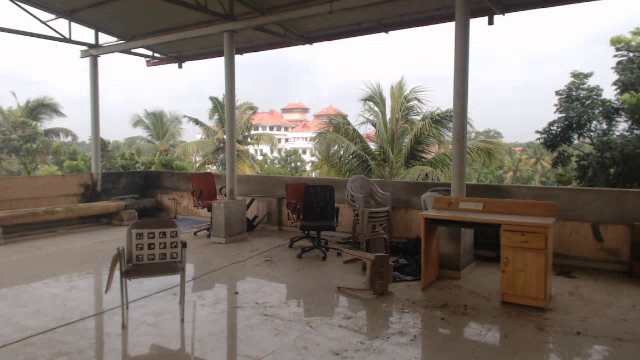
//> input picture frame 90 of sift_video_stitch/sift_gpu/markerVid/right.mp4, 640 x 360 px, given in place of center.mp4, which was not available
$ ./sift_warp   (built with g++ and OpenCV 4)
//> lines starting //> are read from the running program, lines starting //| are printed output that depends on the picture; pictures that were not available may be replaced by others from this repository, and a replacement may not be noted
### sift_video_stitch/sift_cpu/headers/homographer.h
#include <opencv4/opencv2/opencv.hpp>
#include <opencv4/opencv2/features2d.hpp>
#include <bits/stdc++.h>

// transformation imports
#include <glm/ext/matrix_transform.hpp>
#include <glm/fwd.hpp>
#include <glm/glm.hpp>
#include <glm/gtc/matrix_transform.hpp>
#include <glm/gtc/type_ptr.hpp>
#include <glm/gtx/string_cast.hpp>
#include <string>

class Homography{
    public:
        void print(cv::Mat img){
            int l = img.rows;
            int b = img.cols;

            for(int i = 0; i < l; i++){
                for(int j = 0; j < l; j++){
                    std::cout << img.at<double>(i, j) << " ";
                }
                std::cout << "\n";
            }
        }

        std::vector<cv::DMatch> LowesRatioClean(std::vector<std::vector<cv::DMatch>> rawmatches){
            std::vector<cv::DMatch> goodMatches;

            double ratio = 0.8;
            for(auto match : rawmatches){
                if(match[0].distance < ratio * match[1].distance) {
                    goodMatches.push_back(match[0]);
                }
            }
            return goodMatches;
        }

        cv::Mat inputFrame(cv::Mat img1, cv::Mat img2){

            cv::Ptr<cv::SIFT> sift = cv::SIFT::create();
            cv::Mat des1, des2;
            std::vector<cv::KeyPoint> kp1, kp2;

            sift->detect(img1, kp1);
            sift->compute(img1,kp1, des1);
            sift->detect(img2, kp2);
            sift->compute(img2,kp2, des2);

            cv::Mat keypoints1;
            cv::Mat keypoints2;

            cv::drawKeypoints(img1, kp1, keypoints1);
            cv::drawKeypoints(img2, kp2, keypoints2);

            cv::imwrite("./output_images/keypoints/keypoint1.png", keypoints1);
            cv::imwrite("./output_images/keypoints/keypoint2.png", keypoints2);

            cv::BFMatcher matcher(cv::NORM_L2);
            std::vector<std::vector<cv::DMatch>> knnmatches;

            int k = 2;
            matcher.knnMatch(des1, des2, knnmatches, k);

            cv::Mat rawmatches_img;
            cv::drawMatches(img1, kp1, img2, kp2, knnmatches, rawmatches_img);

            double ratio = 0.7;
            std::vector<cv::DMatch> goodmatches = LowesRatioClean(knnmatches);
            std::vector<cv::Point2f> goodkp1, goodkp2;

            for(auto match : goodmatches){
                goodkp1.push_back(kp1[match.queryIdx].pt);
                goodkp2.push_back(kp2[match.trainIdx].pt);
            }

            cv::Mat Homography = cv::findHomography(goodkp1, goodkp2, cv::RANSAC);

            print(Homography);
            std::cout << "Homography done\n";
            std::cout << Homography << "\n";

            return Homography;
        }
};

### sift_video_stitch/sift_cpu/sift_warp.cpp
#include <bits/stdc++.h>
#include <opencv2/core/cuda.hpp>
#include <opencv2/cudafeatures2d.hpp>
#include <opencv2/cudaimgproc.hpp>
#include <opencv2/cudawarping.hpp>
#include <opencv2/opencv.hpp>
#include <opencv2/stitching/detail/warpers.hpp>
#include <time.h>
#include <opencv4/opencv2/opencv.hpp>
#include <opencv4/opencv2/features2d.hpp>
#include "./headers/homographer.h"


cv::Mat shiftFrame(cv::Mat image, int x, int y) {
  cv::Mat shift = (cv::Mat_<double>(3, 3) << 1, 0, x, 0, 1, y, 0, 0, 1);
  cv::Size_<int> mask_size(1280, 720);
  cv::warpPerspective(image, image, shift, mask_size * 2);
  return image;
}

int main(){
    cv::VideoCapture video1("./fingvideos/center.mp4");
    cv::VideoCapture video2("./fingvideos/right.mp4");

    cv::Mat Frame1;
    cv::Mat Frame2;


    // [4 lines of commented-out code are left out]
    Homography h1estimator;

    bool isFrame1Active = video1.read(Frame1);
//> Frame1 is the input picture: 360 rows x 640 cols, CV_8UC3; mean B, G, R 114.6, 122.1, 130.5
    bool isFrame2Active = video2.read(Frame2);
    int shift_x = Frame2.size().width;
//> shift_x = 640
    int shift_y = 100;
    Frame2 = shiftFrame(Frame2, shift_x, shift_y);
//> in shiftFrame, `cv::warpPerspective(image, image, shift, mask_size * 2);`:
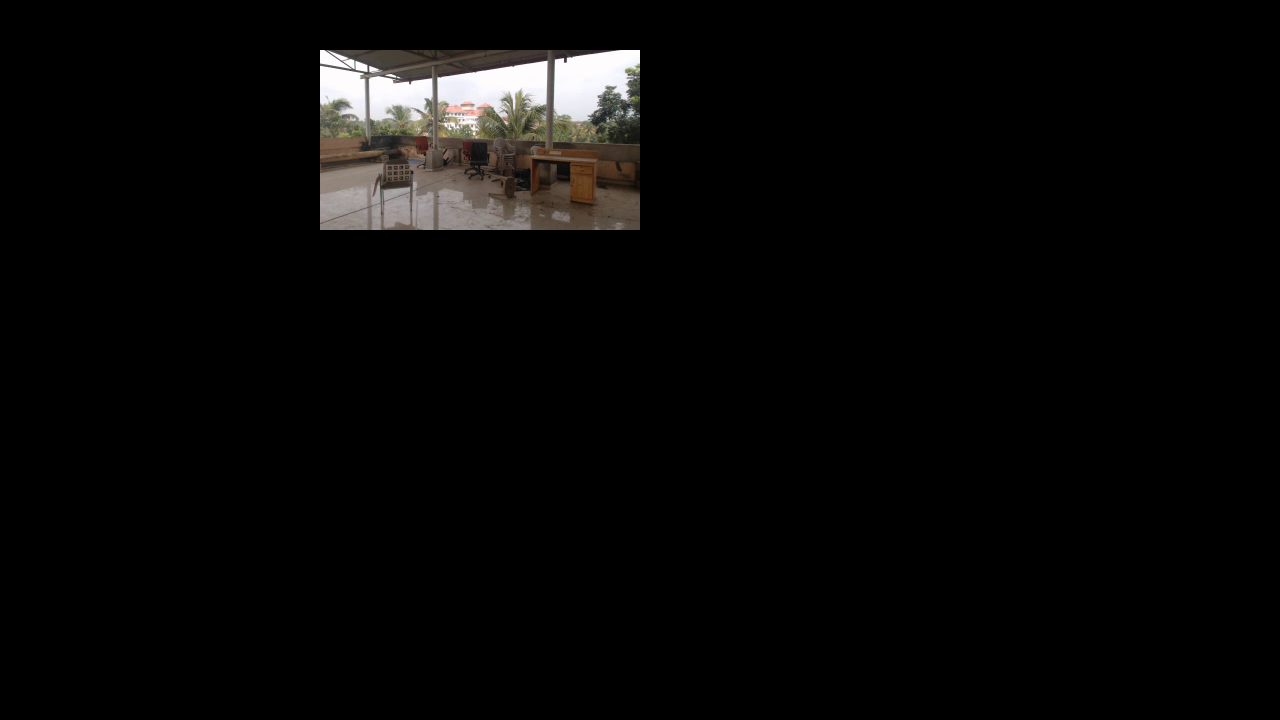
//> image: 1440 rows x 2560 cols, CV_8UC3 (shown at 1/2 size); mean B, G, R 7.2, 7.6, 8.2

    std::cout << "caliberation and estimating homography ... \n";
    cv::Mat h1 = h1estimator.inputFrame(Frame1, Frame2);
//> in inputFrame, `sift->detect(img1, kp1);`: kp1 = 1243 keypoints; strongest (x, y, size): (491, 22, 4.2), (156, 55, 2.4), (150, 53, 3.1), (105, 39, 7.6)
//> in inputFrame, `sift->detect(img2, kp2);`: kp2 = 1291 keypoints; strongest (x, y, size): (1183, 163, 103.9), (692, 167, 84.2), (650, 112, 16.6), (1263, 116, 25.9)
//> in inputFrame, `cv::drawKeypoints(img1, kp1, keypoints1);`:
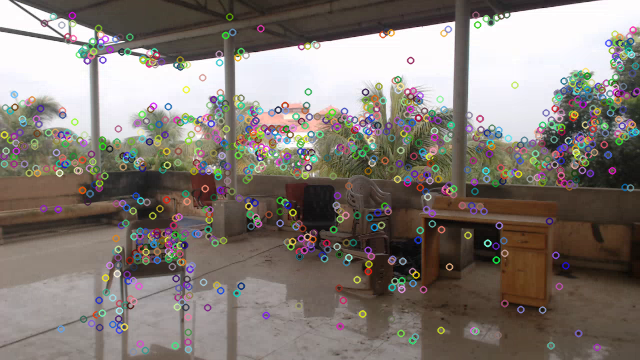
//> keypoints1: 360 rows x 640 cols, CV_8UC3; mean B, G, R 116.4, 122.8, 130.8
//> in inputFrame, `matcher.knnMatch(des1, des2, knnmatches, k);`: knnmatches = 1243 matches
//> in inputFrame, `cv::drawMatches(img1, kp1, img2, kp2, knnmatches, rawmatches_img);`:
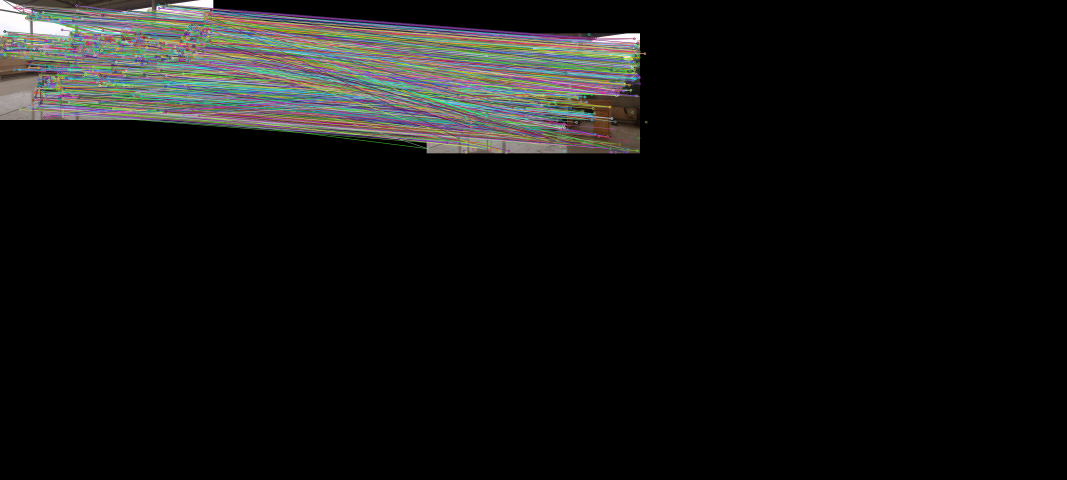
//> rawmatches_img: 1440 rows x 3200 cols, CV_8UC3 (shown at 1/3 size); mean B, G, R 18.1, 19, 18.8
//> after the loop in LowesRatioClean, `for(auto match : rawmatches)`: goodMatches = 1195 matches
//> after the loop in inputFrame, `for(auto match : goodmatches)`: goodkp1 = 1195 Points (x, y), first 12: [3.99, 134.3], [10.13, 139.6], [13.51, 156.4], [13.71, 136], [13.87, 94.13], [13.87, 94.13], [14.41, 106.8], [15.52, 142.6], [19.43, 132], [19.43, 132], [19.43, 132], [21.19, 145.1]; goodkp2 = 1195 Points (x, y), first 12: [860, 289.7], [650.1, 239.6], [653.5, 256.4], [653.7, 236], [653.9, 194.1], [653.9, 194.1], [654.4, 206.8], [655.5, 242.6], [659.4, 232], [659.4, 232], [659.4, 232], [661.2, 245.1]
//> in inputFrame, `cv::Mat Homography = cv::findHomography(goodkp1, goodkp2, cv::RANSAC);`: Homography = [[1, -7.66e-05, 640], [-1.57e-05, 1, 100], [-2.65e-08, -8.64e-08, 1]]
//| [0.9999522872061642, -7.660807725041546e-05, 640.0053538430585;
//|  -1.567414358395233e-05, 0.999926676706386, 100.0114207865715;
//|  -2.654809210638439e-08, -8.640693226117293e-08, 1]
//> h1 has the same summary as Homography in inputFrame
    // h1.convertTo(h1, CV_32F);
    // cv::Mat homoMatrixRInvNorm = descaleMatrix * h1 * scale1Matrix;

    // start = clock();
    bool running = true;
    int interation_count = 1;

    double avgFPS = 0;
    double avgExecutionTime = 0;
    try{
        while(running){
            const auto renderTimeStart = std::chrono::high_resolution_clock::now();
            // online phase start
            video1 >> Frame1;
            video2 >> Frame2;

            cv::Mat transformedFrameLeft;
            Frame2 = shiftFrame(Frame2, shift_x, shift_y);
            cv::warpPerspective(Frame1, transformedFrameLeft, h1, Frame2.size());


            // image addion
            cv::Mat LeftFrame;
            cv::Mat RightFrame = Frame2;
            cv::subtract(transformedFrameLeft, Frame2, LeftFrame);
//> LeftFrame: 1440 rows x 2560 cols, CV_8UC3; every value is 0
            cv::Mat result;
            cv::add(LeftFrame, RightFrame, result);
            interation_count++;
            // removing excess mask
            cv::Rect ROI(0, 300, Frame2.size().width, 500);
//> ROI = Rect(0, 300, 2560, 500)
            result = result(ROI);
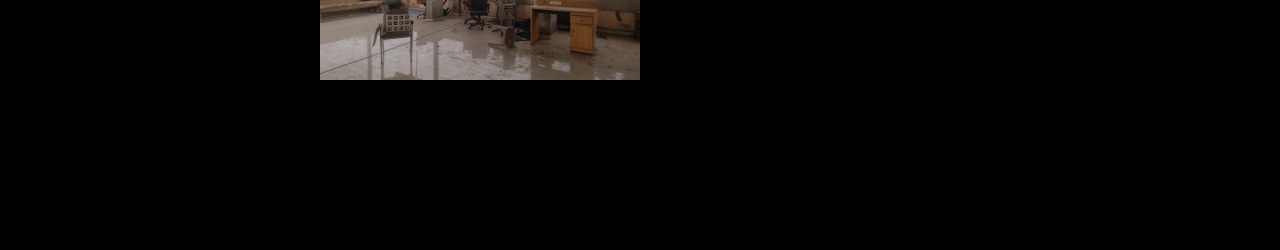
//> result: 500 rows x 2560 cols, CV_8UC3 (shown at 1/2 size); mean B, G, R 6.3, 7.1, 8.1
            try{
                cv::imshow("result", result);
                const auto renderTimeEnd = std::chrono::high_resolution_clock::now();
                const auto renderTimeMs = std::chrono::duration_cast<std::chrono::milliseconds>(renderTimeEnd-renderTimeStart).count();

                std::cout << "Total Time taken for rendering (s): " << (float)(renderTimeMs / 1000.0) << "\n" ;
                std::cout << "Frames Per Second (FPS): " << (float) (1000.0 / (renderTimeMs)) << "\n" ;
            }catch(const std::exception &e){
                break;
            }
            int key = cv::waitKey(10);
//> the 'q' key is pressed
            if (key == 'q' || key == 27) { // 'q' key or Esc key (27) to exit
                running = false;
            }
        }
    }catch (const std::exception &e){
    }

    video1.release();
    video2.release();
    cv::destroyAllWindows();
}

$ run again, starting later in the video
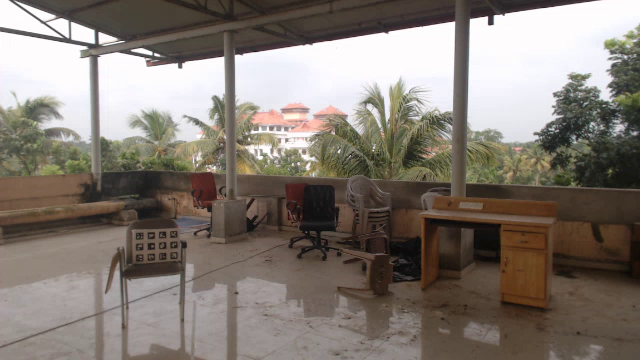
//> input picture frame 405 of sift_video_stitch/sift_gpu/markerVid/right.mp4, 640 x 360 px, given in place of center.mp4, which was not available
//> Frame1 is the input picture: 360 rows x 640 cols, CV_8UC3; mean B, G, R 114.8, 122.8, 131.4
//> kp1 = 1276 keypoints; strongest (x, y, size): (491, 22, 4.2), (156, 55, 2.4), (150, 53, 3.1), (105, 39, 7.6)
//> kp2 = 1322 keypoints; strongest (x, y, size): (1182, 163, 103.5), (692, 167, 83.9), (650, 112, 16.6), (1261, 117, 27.5)
//> in inputFrame, `cv::drawKeypoints(img1, kp1, keypoints1);`:
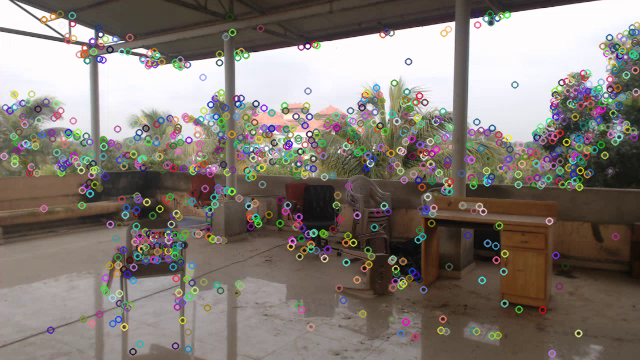
//> keypoints1: 360 rows x 640 cols, CV_8UC3; mean B, G, R 116.6, 123.4, 131.6
//> knnmatches = 1276 matches
//> in inputFrame, `cv::drawMatches(img1, kp1, img2, kp2, knnmatches, rawmatches_img);`:
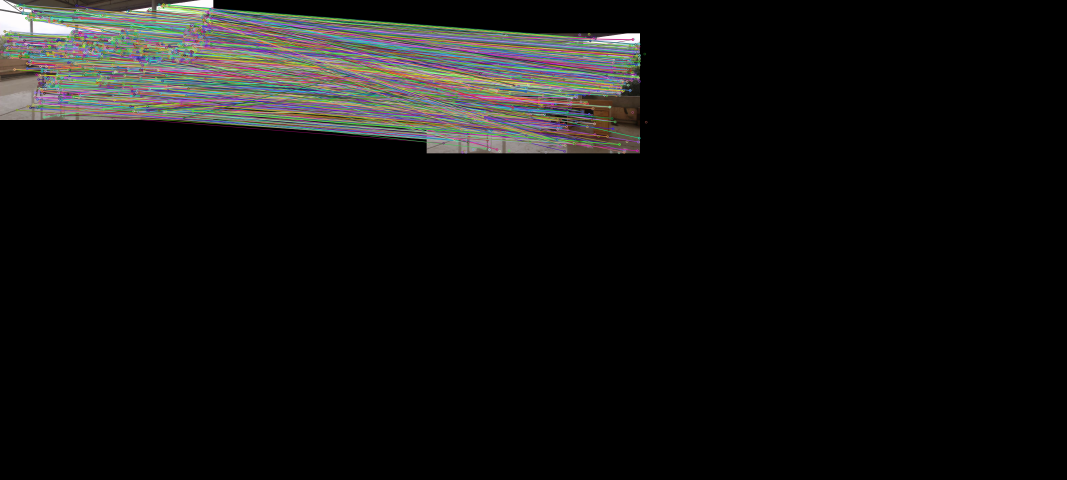
//> rawmatches_img: 1440 rows x 3200 cols, CV_8UC3 (shown at 1/3 size); mean B, G, R 17.6, 18.4, 18.6
//> after the loop in LowesRatioClean, `for(auto match : rawmatches)`: goodMatches = 1226 matches
//> after the loop in inputFrame, `for(auto match : goodmatches)`: goodkp1 = 1226 Points (x, y), first 12: [13.47, 135.9], [14.06, 94.15], [14.06, 94.15], [14.12, 156], [14.46, 106.7], [14.46, 106.7], [16.64, 142.3], [18.44, 103.9], [18.44, 103.9], [18.48, 131.7], [18.48, 131.7], [21.7, 145.1]; goodkp2 = 1226 Points (x, y), first 12: [653.5, 235.9], [654.1, 194.2], [654.1, 194.2], [654.1, 256], [654.5, 206.7], [654.5, 206.7], [656.6, 242.3], [658.4, 203.9], [658.4, 203.9], [658.5, 231.7], [658.5, 231.7], [661.7, 245.1]
//> Homography = [[1, -9.69e-06, 640], [-3.25e-06, 1, 100], [-4.05e-09, -1.37e-08, 1]]
//| [0.9999932828027464, -9.693281875166522e-06, 640.0001321737285;
//|  -3.251021721165544e-06, 0.9999848970295172, 100.0026744155211;
//|  -4.049382040003931e-09, -1.374296256524139e-08, 1]
//> h1 has the same summary as Homography in inputFrame
//> LeftFrame: 1440 rows x 2560 cols, CV_8UC3; every value is 0

$ run again, starting later in the video
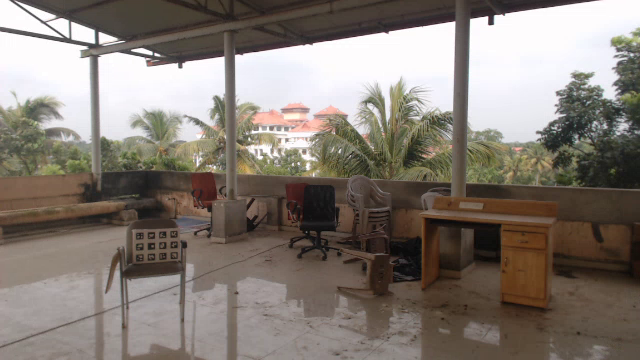
//> input picture frame 720 of sift_video_stitch/sift_gpu/markerVid/right.mp4, 640 x 360 px, given in place of center.mp4, which was not available
//> Frame1 is the input picture: 360 rows x 640 cols, CV_8UC3; mean B, G, R 115.6, 123.6, 132.3
//> kp1 = 1261 keypoints; strongest (x, y, size): (491, 22, 4.2), (156, 55, 2.4), (150, 53, 3.1), (105, 39, 7.8)
//> kp2 = 1302 keypoints; strongest (x, y, size): (1184, 163, 104.5), (692, 167, 84), (650, 112, 16.6), (1263, 116, 26.2)
//> in inputFrame, `cv::drawKeypoints(img1, kp1, keypoints1);`:
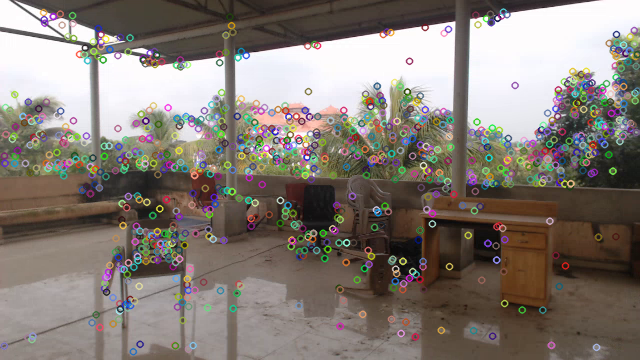
//> keypoints1: 360 rows x 640 cols, CV_8UC3; mean B, G, R 117.3, 124.2, 132.5
//> knnmatches = 1261 matches
//> in inputFrame, `cv::drawMatches(img1, kp1, img2, kp2, knnmatches, rawmatches_img);`:
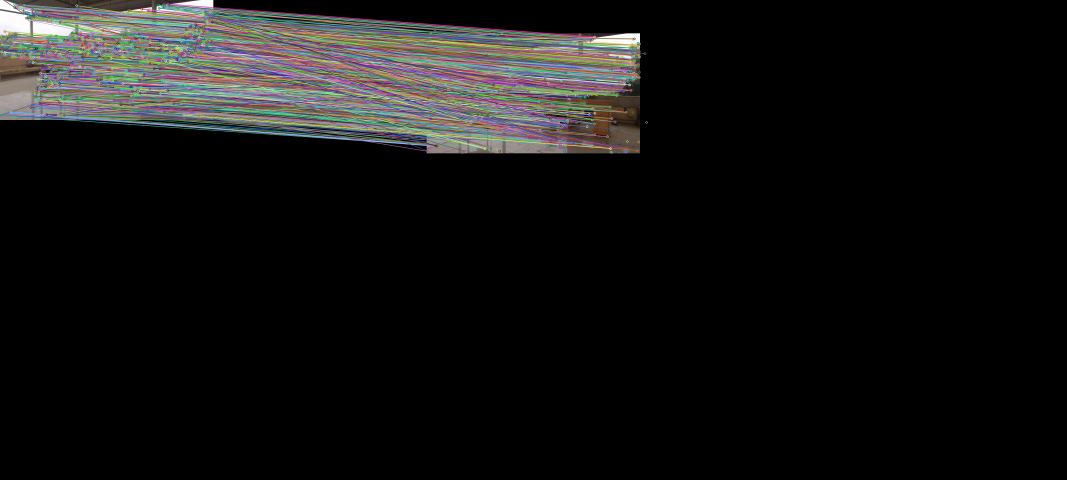
//> rawmatches_img: 1440 rows x 3200 cols, CV_8UC3 (shown at 1/3 size); mean B, G, R 18.4, 19, 19.3
//> after the loop in LowesRatioClean, `for(auto match : rawmatches)`: goodMatches = 1204 matches
//> after the loop in inputFrame, `for(auto match : goodmatches)`: goodkp1 = 1204 Points (x, y), first 12: [3.82, 345.6], [11.88, 138.6], [13.5, 135.6], [14.24, 94.1], [14.81, 155.9], [22.48, 116], [22.48, 116], [24.02, 122.3], [24.94, 162.9], [27.65, 337.3], [27.65, 337.3], [27.77, 101.5]; goodkp2 = 1204 Points (x, y), first 12: [822.3, 419.9], [651.9, 238.6], [653.5, 235.6], [654.2, 194.1], [654.8, 255.9], [662.5, 216], [662.5, 216], [664, 222.3], [664.9, 262.9], [667.6, 437.3], [667.6, 437.3], [667.8, 201.5]
//> Homography = [[1, -8.57e-06, 640], [-2.43e-06, 1, 100], [-3.8e-09, -1.1e-08, 1]]
//| [0.9999924433356884, -8.567338553159576e-06, 640.0005908756327;
//|  -2.430954368955097e-06, 0.9999953200470288, 100.0004512133617;
//|  -3.797410702949046e-09, -1.095571494993322e-08, 1]
//> h1 has the same summary as Homography in inputFrame
//> LeftFrame: 1440 rows x 2560 cols, CV_8UC3; every value is 0
